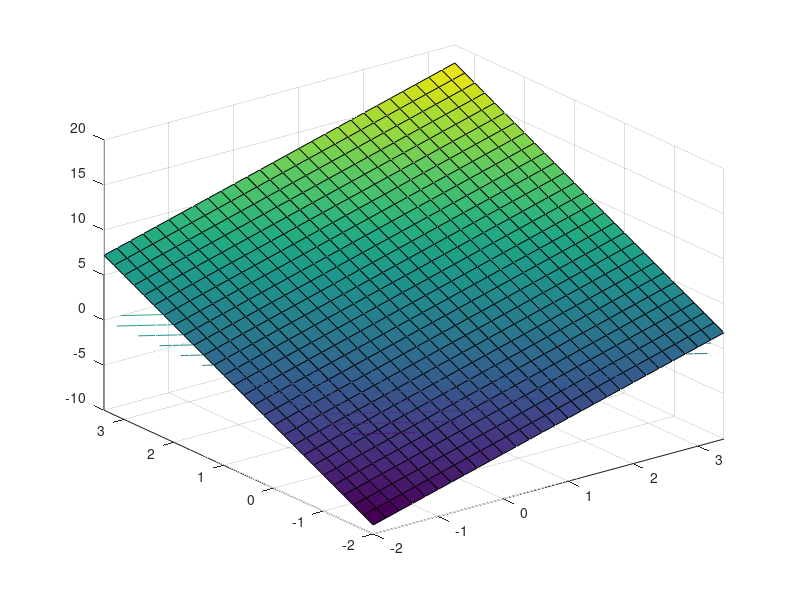

This figure's MATLAB source: (Note: this script raises an error after producing the figure.)
close all; clc;

[x,y]=meshgrid(-2:0.2:3.5, -2:0.2:3.5);
f1 = 2*x+3*y+1;
f2 = x.^2+y.^2-x*y-5;
f3 = (x-5)*cos(y-5)-(y-5)*sin(x-5);
[px,py] = gradient(f1,.2,.2);


figure(1)
surf(x,y,f1)
hold on
%contour3(x,y,f1)
%grad_vec1 = subs(grad_f1,[x,y],[0,1]);
[~,h] = contour(x,y,f1,20);
h.ContourZLevel=-10;
hold on
quiver(x,y,px,py)

x0=1;
y0=0;
condition = (x == x0)&&(y == y0);
[indx,indy] = find(condition)

%plot_contour(x,y,f1);

%figure(2)
%surfc(x,y,f2)
%contour3(x,y,f2)
%grad_f2 = gradient(f2,[x,y]);
%grad_vec2 = subs(grad_f2,[x,y],[0,1]);
%plot3(x,y,grad_vec2);

%figure(3)
%surfc(x,y,f3)
%contour3(x,y,f3)
